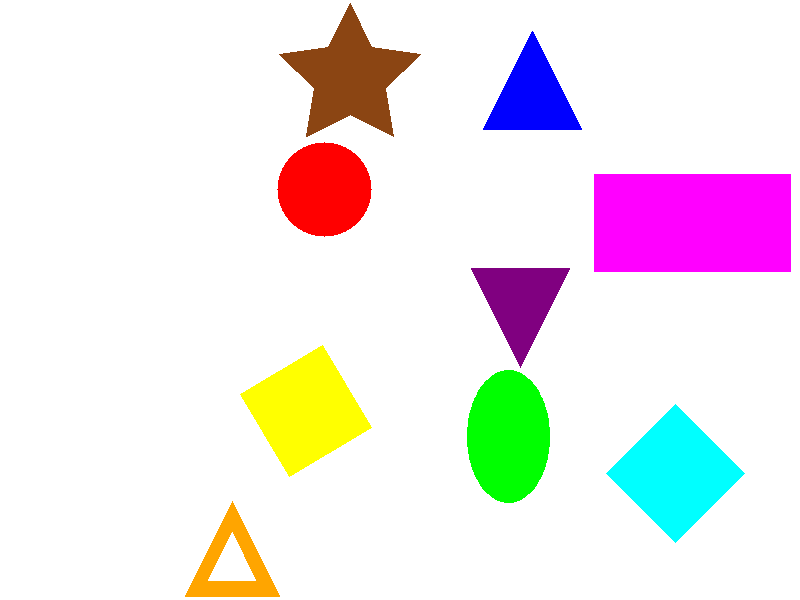
%> input picture T2/1305B_1306A.png, 800 x 600 px
$ octave Tema2P.m   (GNU Octave 9; MATLAB toolbox functions it lacks are replaced by stand-ins)
%> lines starting %> are read from the running program, lines starting %| are printed output that depends on the picture; in (x1, y1, x2, y2) boxes, pixels count from 0 and x2, y2 are one past the last pixel; in counts of white or black regions, pixels touching at a corner belong together; the program's own positions count from 1
% SHAPE RECOGNITION %
% TEMA 2 %

img = imread('1305B_1306A.png');
%> img is the input picture: size 600x800x3 uint8; mean R, G, B 239.3, 231.9, 234.6
figure; imshow(img); title('Imaginea originala')

img_gray = rgb2gray(img);
figure; imshow(img_gray); title("Imaginea in tonuri de gri")

img_bw = imbinarize(img_gray, 0.89);
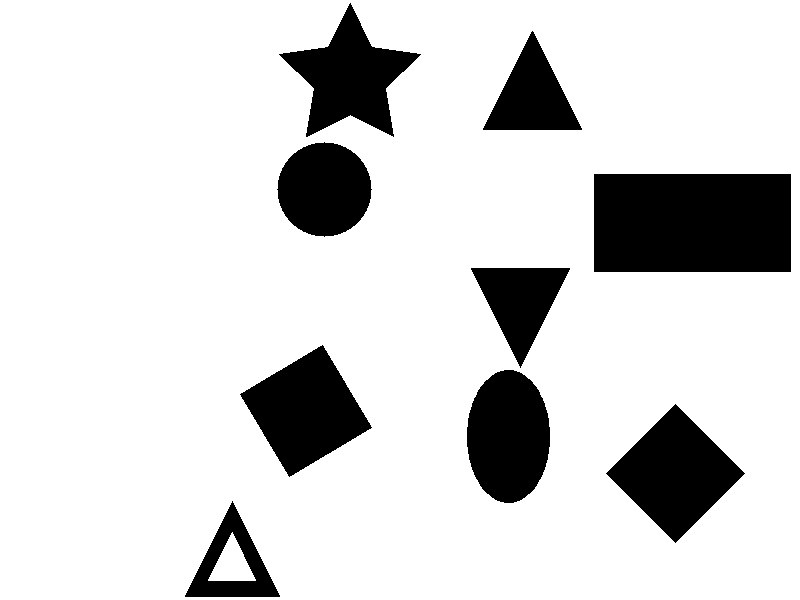
%> img_bw: size 600x800 logical; 84.3% white; 9 black regions, largest, box (x1, y1, x2, y2) and area: (594, 174, 791, 272) 19306, (606, 404, 745, 543) 9661, (240, 345, 372, 477) 9290
figure; imshow(img_bw); title("Imaginea binarizata");

% imopen
se = strel('square', 5);
img_bw_op = imopen(img_bw, se);
figure; imshow(img_bw_op); title('Imaginea(imopen)')
img_bw_op = ~img_bw_op;

% getting the edges of the geometrical shapes
img_edges = edge(img_bw_op);
%> img_edges: size 600x800 logical; 1% white in thin lines or dots, all inside (x1, y1, x2, y2) = (185, 3, 792, 598)
figure; imshow(img_edges); title("Edges");

% getting object labels
[label, num_obj] = bwlabel(img_bw_op, 4);
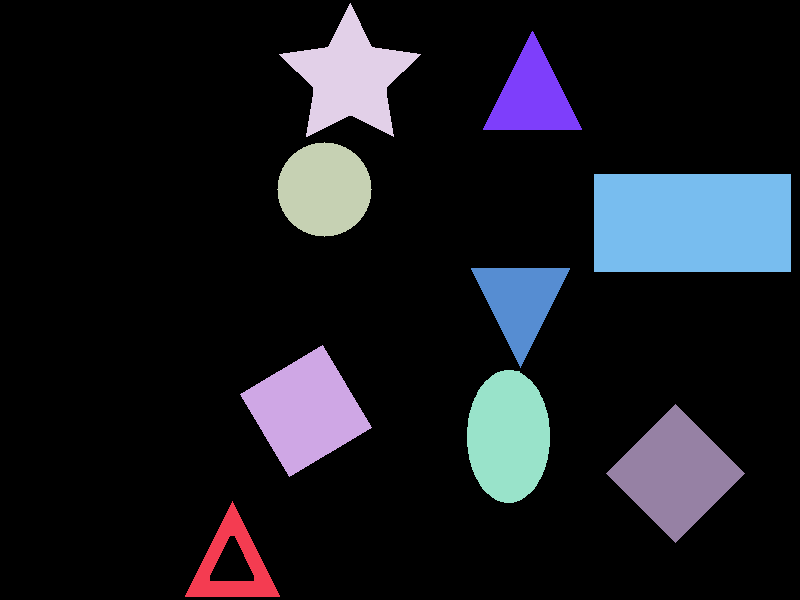
%> label: size 600x800 double; 10 distinct labels, from 0 to 9; one colour per label, 0 black
%> num_obj = 9
% verifying if all objects are detected
label_color = label2rgb(label, @spring, "c", "shuffle");
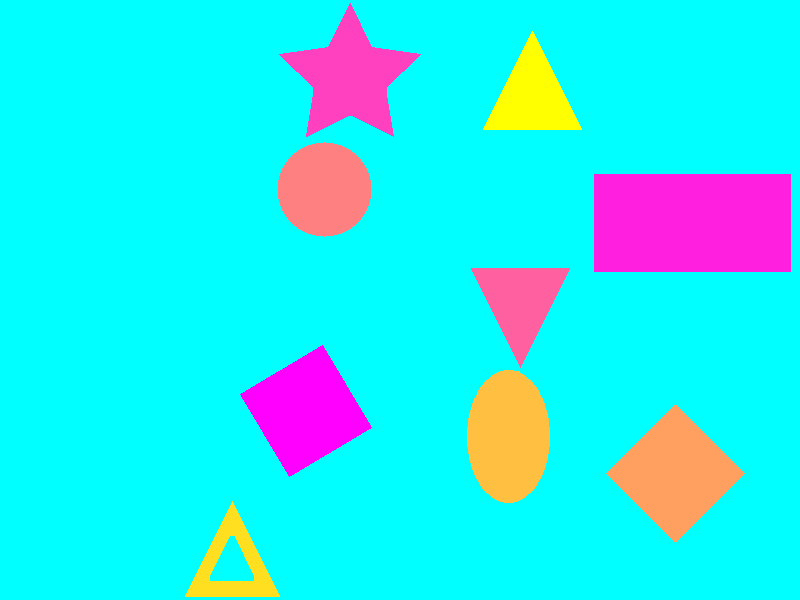
%> label_color: size 600x800x3 uint8; mean R, G, B 40.1, 231, 238.9
figure, imshow(label_color)

% region props
props = regionprops(logical(label), 'Area', 'Perimeter', 'Eccentricity', 'Extent', 'BoundingBox', 'Centroid', 'Solidity','Orientation');
%> props = 9 regions; largest, box (x1, y1, x2, y2), Area, Centroid, Eccentricity, Orientation and Extent: (594, 174, 791, 272) 19306 [693 223.5] 0.867 0 1, (606, 404, 745, 543) 9661 [676 474] 0 0 0.5, (240, 345, 372, 477) 9290 [306.5 411.5] 0.000264 -14.44 0.533
img_annotated = img;

for i = 1:num_obj
    centroid = props(i).Centroid;
    area = props(i).Area;
    perimeter = props(i).Perimeter;
    raport = perimeter^2 / area;
    extent = props(i).Extent;
    ecc = props(i).Eccentricity;
    solidity = props(i).Solidity;
    bbox = props(i).BoundingBox;
    aspect_ratio = bbox(3) / bbox(4);
    orientation = props(i).Orientation;
    circular = 4 * pi * area / (perimeter^2);

    object_img = imcrop(img_bw_op, bbox);
    corners = corner(object_img);
    num_corners = size(corners, 1);

    if ecc < 0.2 && circular > 0.85
        shape = 'Cerc';
    elseif raport > 19 && raport <=21
        if orientation < 0
            shape = 'Triunghi întors';
        else
            shape = 'Triunghi';
        end
    elseif extent > 0.95 && aspect_ratio > 1
        shape = 'Dreptunghi';
    elseif raport > 15 && raport <= 16
        if aspect_ratio >= 0.9 && aspect_ratio <= 1.1
            if orientation == 0
            shape = 'Romb';
            else
            shape = sprintf('Patrat (%.1f°)', orientation);
            end
        end
    elseif num_corners >= 15 && solidity < 0.8
        shape = 'Stea';
    elseif solidity < 0.9 && ecc < 0.8
        shape = 'Triunghi cu gol';
    elseif extent > 0.7 && extent < 0.95 && solidity > 0.85
        shape = 'Elipsa';
    end

    % Adnotare cu forma
    label_text = sprintf('%s' , shape);
    img_annotated = insertText(img_annotated, centroid, label_text, 'BoxColor', 'white', 'TextColor', 'black', 'BoxOpacity', 0, 'FontSize', 20);
    img_annotated = insertShape(img_annotated, 'Rectangle', bbox, 'Color', 'red', 'LineWidth', 3);
end
%> this loop made 9 passes
%> (centroid, area, perimeter, raport, extent, ecc, solidity, bbox) on passes 6, 7, 9: ([521 301.8], 5000, 313.8, 19.7, 0.505, 0.5, 0.981, [471.5 268.5 99 100]), ([533 97.17], 4999, 312, 19.48, 0.51, 0.499, 0.981, [483.5 31.5 99 99]), ([676 474], 9661, 388.1, 15.59, 0.5, 0, 1, [606.5 404.5 139 139])
%> (centroid, area, perimeter, raport, extent, ecc, solidity, bbox) on passes 1, 2, 3, 4, 5, 8: ([233.2 565.6], 3418, 301.1, 26.52, 0.375, 0.5, 0.727, [185.5 501.5 95 96]), ([306.5 411.5], 9290, 380.9, 15.62, 0.533, 0.000264, 0.985, [240.5 345.5 132 132]), ([325 190], 6921, 294.8, 12.56, 0.767, 0, 0.985, [277.5 142.5 95 95]), ([350.4 77.89], 8279, 484, 28.29, 0.435, 0.124, 0.63, [279.5 3.5 142 134]), ([509 437], 8673, 342.4, 13.51, 0.786, 0.781, 0.988, [467.5 370.5 83 133]), ([693 223.5], 19306, 573.9, 17.06, 1, 0.867, 1, [594.5 174.5 197 98])
%> pass 1, `object_img = imcrop(img_bw_op, bbox);`:
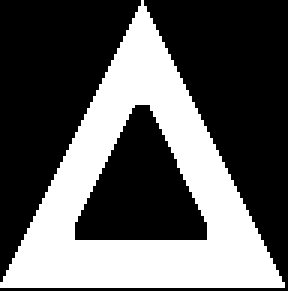
%> object_img: size 97x96 logical (shown 3 times larger); 36.7% white; 1 white region, box (x1, y1, x2, y2) and area: (0, 0, 95, 96) 3418
%> pass 1, `img_annotated = insertShape(img_annotated, 'Rectangle', bbox, 'Color',..`:
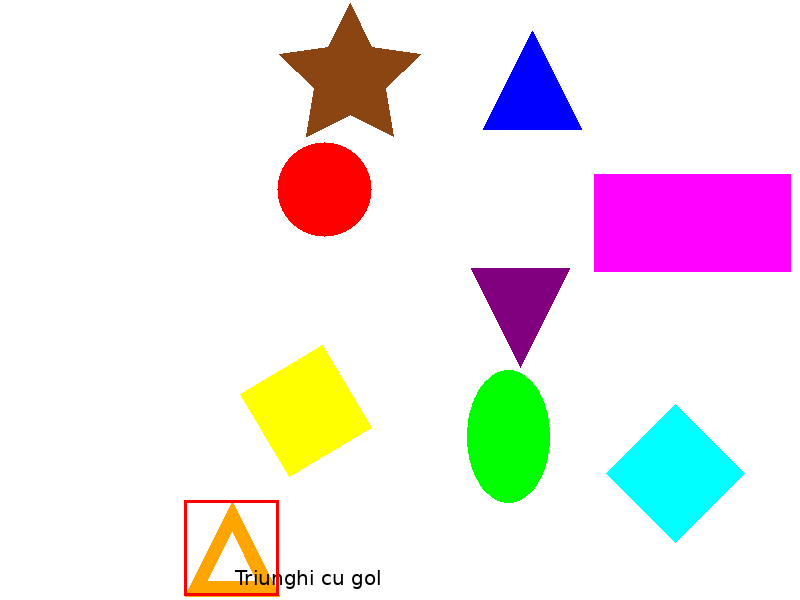
%> img_annotated: size 600x800x3 uint8; 0.42% of pixels changed, all inside (x1, y1, x2, y2) = (184, 500, 380, 596)
%> pass 2, `object_img = imcrop(img_bw_op, bbox);`:
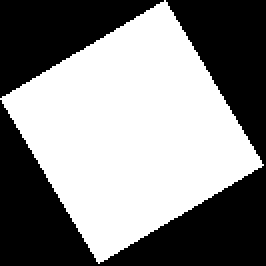
%> object_img: size 133x133 logical (shown 2 times larger); 52.5% white; 2 black regions, box (x1, y1, x2, y2) and area: (0, 0, 133, 133) 6365, (0, 0, 82, 49) 2034
%> after the loop:
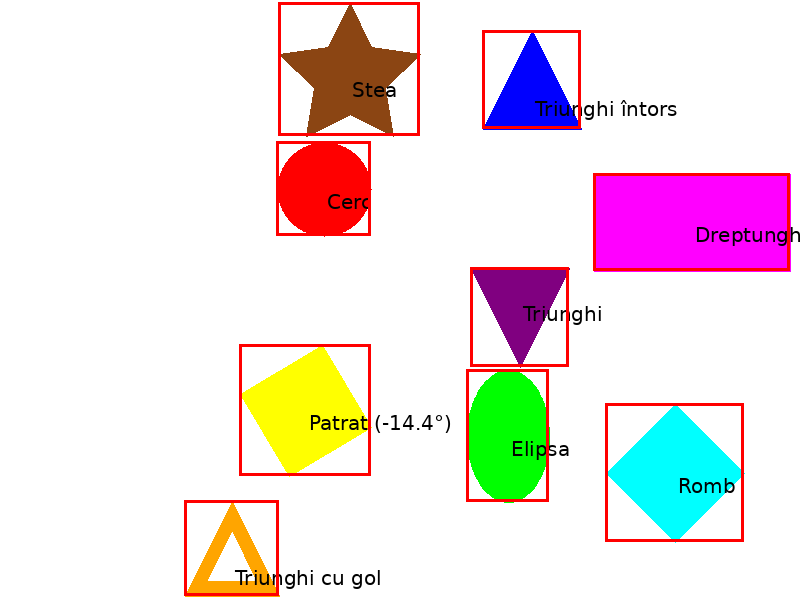
%> img_annotated: size 600x800x3 uint8; 3.64% of pixels changed, all inside (x1, y1, x2, y2) = (184, 2, 800, 596)

figure, imshow(img_annotated), title('Forme recunoscute');
